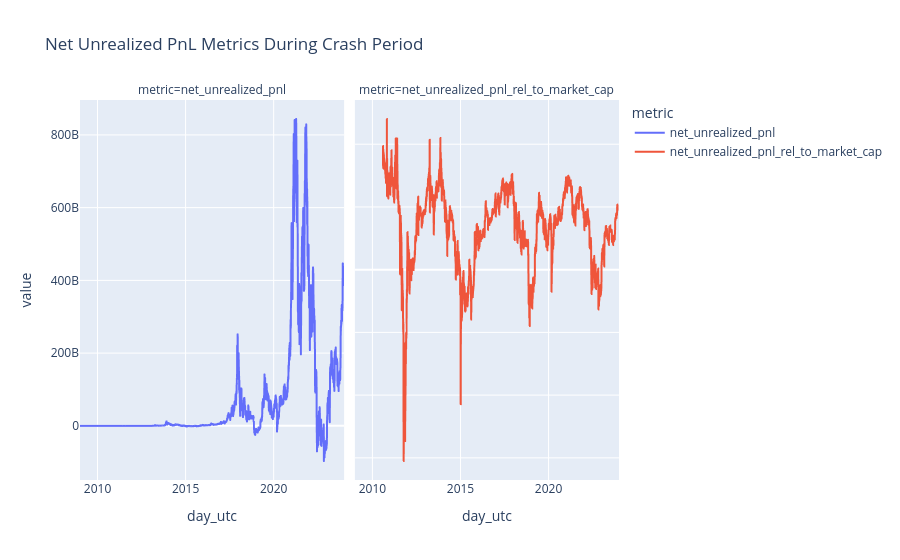

Notebook code cell kept with this figure:
### Code cell
fig_pnl = px.line(pnl_df.to_pandas(), x='day_utc', y='value', color='metric', title='Net Unrealized PnL Metrics During Crash Period',facet_col="metric", facet_col_wrap=4)
fig_pnl.update_yaxes(matches=None)
fig_pnl.show()

### Figure 1 — Plotly figure (JSON) as saved in the notebook; plotly's stock layout.template omitted (floating-point values rounded to 4 significant figures; data arrays with more than 128 entries replaced by an {"elided": "..."} marker saying what was removed)
{"data": [{"hovertemplate": "metric=net_unrealized_pnl<br>day_utc=%{x}<br>value=%{y}<extra></extra>", "legendgroup": "net_unrealized_pnl", "line": {"color": "#636efa", "dash": "solid"}, "marker": {"symbol": "circle"}, "mode": "lines", "name": "net_unrealized_pnl", "showlegend": true, "type": "scattergl", "x": {"elided": "5471 str values"}, "xaxis": "x", "y": {"elided": "5471 float values"}, "yaxis": "y"}, {"hovertemplate": "metric=net_unrealized_pnl_rel_to_market_cap<br>day_utc=%{x}<br>value=%{y}<extra></extra>", "legendgroup": "net_unrealized_pnl_rel_to_market_cap", "line": {"color": "#EF553B", "dash": "solid"}, "marker": {"symbol": "circle"}, "mode": "lines", "name": "net_unrealized_pnl_rel_to_market_cap", "showlegend": true, "type": "scattergl", "x": {"elided": "4886 str values"}, "xaxis": "x2", "y": {"elided": "4886 float values"}, "yaxis": "y2"}], "layout": {"annotations": [{"font": {}, "showarrow": false, "text": "metric=net_unrealized_pnl", "x": 0.245, "xanchor": "center", "xref": "paper", "y": 1, "yanchor": "bottom", "yref": "paper"}, {"font": {}, "showarrow": false, "text": "metric=net_unrealized_pnl_rel_to_market_cap", "x": 0.755, "xanchor": "center", "xref": "paper", "y": 1, "yanchor": "bottom", "yref": "paper"}], "legend": {"title": {"text": "metric"}, "tracegroupgap": 0}, "title": {"text": "Net Unrealized PnL Metrics During Crash Period"}, "xaxis": {"anchor": "y", "domain": [0, 0.49], "title": {"text": "day_utc"}}, "xaxis2": {"anchor": "y2", "domain": [0.51, 1], "matches": "x", "title": {"text": "day_utc"}}, "yaxis": {"anchor": "x", "domain": [0, 1], "title": {"text": "value"}}, "yaxis2": {"anchor": "x2", "domain": [0, 1], "showticklabels": false}}}
